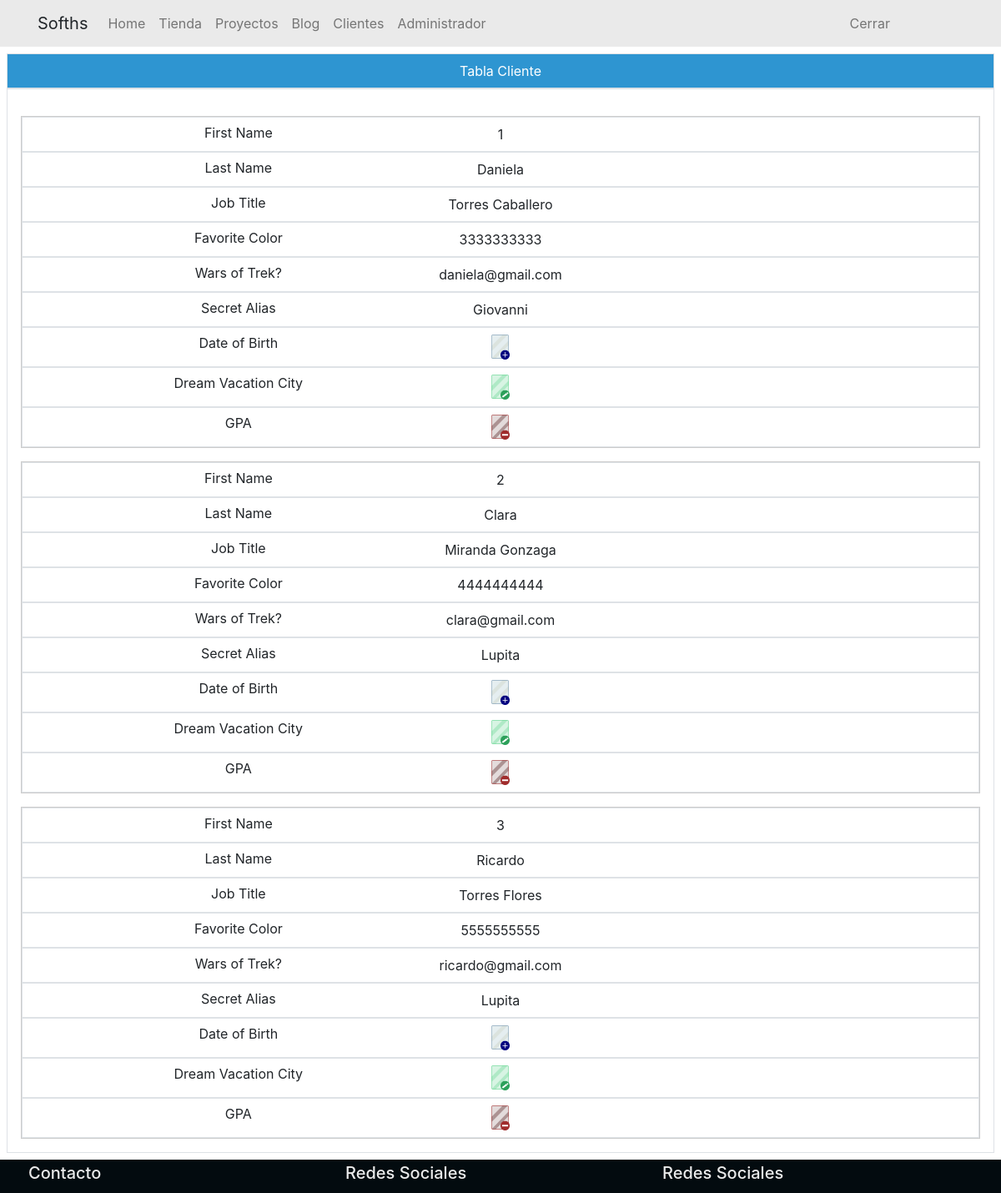
Page /cliente on the committed database.
### tables this page shows
CREATE TABLE cliente (
    clienteDNI INT NOT NULL AUTO_INCREMENT ,
    adminDNI INT ,
    cl_nombre VARCHAR (40) NOT NULL ,
    cl_apellidos VARCHAR (80) NOT NULL ,
    cl_usuario VARCHAR (30) NOT NULL ,
    cl_password VARCHAR (30) NOT NULL ,
    cl_edad INT ,
    cl_rfc VARCHAR (20) ,
    cl_telefono VARCHAR (10) NOT NULL ,
    cl_mail VARCHAR (50) NOT NULL ,   
    cl_mensaje TEXT (350) NOT NULL , 
    cl_direccion VARCHAR (100) ,
    cl_cp INT ,
    razon_social VARCHAR (110) ,
    sello_digital TEXT (150) ,
    PRIMARY KEY (clienteDNI) ,
    FOREIGN KEY (adminDNI) REFERENCES administrador (adminDNI) ON UPDATE CASCADE ON DELETE CASCADE
);

CREATE TABLE administrador (
    adminDNI INT NOT NULL AUTO_INCREMENT ,
    ad_nombre VARCHAR (40) NOT NULL ,
    ad_apellidos VARCHAR (80) NOT NULL ,
    ad_edad INT NOT NULL ,
    ad_rfc VARCHAR (20) NOT NULL ,
    ad_telefono VARCHAR (10) NOT NULL ,
    ad_mail VARCHAR (50) NOT NULL ,    
    ad_direccion VARCHAR (100) NOT NULL ,
    ad_cp INT NOT NULL ,
    PRIMARY KEY (adminDNI)
);

### controllers/ViewsController.php (called while the page is built, shortened)
<?php
class ViewsController {
    private static $views_path = "./views/" ;
    public function view ($route) {
        require_once (self::$views_path."header.php") ;
        require_once (self::$views_path.$route.".php") ;
        require_once (self::$views_path."footer.php") ;
    }
}

### index.php (called while the page is built, shortened)
<?php
require_once ("./controllers/Autoload.php") ;
$route = isset ($_GET["r"]) ? $_GET["r"] : "home" ;
$router = new Router ($route) ;

### controllers/Autoload.php (called while the page is built, shortened)
<?php
class Autoload {
    public function __construct () {
        spl_autoload_register (function ($class_name) {
            $controllers_path = "./controllers/".$class_name.".php" ;
            $models_path = "./models/".$class_name.".php" ;
        }) ;
    }
}

### getters/get-cliente.php (called while the page is built)
<?php
$clientecontroller = new ClienteController () ;
$c = "" ;
$objectCliente = $clientecontroller->getCliente ($cliente = $c) ;

### controllers/ClienteController.php (called while the page is built, shortened)
<?php
class ClienteController {
    private $clientemodel ;
	public function __construct () {
		$this->clientemodel = new ClienteModel () ;
	}
	public function getCliente ($cliente = "") {
		return $this->clientemodel->get ($cliente = "") ;
	}
}

### models/connection.php (called while the page is built, shortened)
<?php
abstract class Connection {
    private static $database_host = "localhost" ;
    private static $database_user = "root" ;
    private static $database_pass = "" ;
    private static $database_name = "sofths" ;
    private static $database_char = "utf8" ;
    private $connected ;
    protected $query ;
    protected $rows = array () ;
    private function open_database () {
        $this->connected = new mysqli (
            self::$database_host ,
            self::$database_user ,
            self::$database_pass ,
            self::$database_name
        ) ;
        $this->connected->set_charset (
            self::$database_char
        ) ;
    }
    protected function get_query () {
        $result = $this->connected->query ($this->query) ;
        while ($this->rows [] = $result->fetch_assoc ()) ;
        return array_pop ($this->rows) ;
    }
}

### models/ClienteModel.php (called while the page is built, shortened)
<?php
class ClienteModel extends Connection {
	public function get ($cliente = "") {
		$this->query = ($cliente != "") ? "SELECT * FROM cliente AS cl
										   INNER JOIN administrador AS ad
										   ON cl.adminDNI = ad.adminDNI
										   WHERE clienteDNI = '$cliente'"
										: "SELECT * FROM cliente AS cl
										   INNER JOIN administrador AS ad
										   ON cl.adminDNI = ad.adminDNI" ;
		$this->get_query () ;
		foreach ($this->rows as $key => $value) {
			$data[$key] = $value ;
		}
		return $data ;
	}
}

### views/cliente.php (the view, shortened to what this page needs)
<?php require_once ("./getters/get-cliente.php") ; ?>
<div class="bg-white p-5p-0">
    <div class="bg-3 text-center text-white border p-2">Tabla Cliente</div>
    <div class="bg-white border p-3">
        <table class="width-complete">
            <tbody>
                <?php
                for ($i=0; $i <= 2 ; $i++) {
                ?>
                <tr>
                    <td class="border text-center xx-small p-2p-0"><?php print $objectCliente[$i]["clienteDNI"]?></td>
                    <td class="border text-center xx-small p-2p-0"><?php print $objectCliente[$i]["cl_nombre"]?></td>
                    <td class="border text-center xx-small p-2p-0"><?php print $objectCliente[$i]["cl_apellidos"]?></td>
                    <td class="border text-center xx-small p-2p-0"><?php print $objectCliente[$i]["cl_telefono"]?></td>
                    <td class="border text-center xx-small p-2p-0"><?php print $objectCliente[$i]["cl_mail"]?></td>
                    <td class="border text-center xx-small p-2p-0"><?php print $objectCliente[$i]["ad_nombre"]?></td>
                    <td class="border text-center xx-small p-2p-0"><a href="#"><img src="http://localhost/images/nuevo.png" height="30" alt=""></a></td>
                    <td class="border text-center xx-small p-2p-0"><a href="#"><img src="http://localhost/images/editar.png" height="30" alt=""></a></td>
                    <td class="border text-center xx-small p-2p-0"><a href="#"><img src="http://localhost/images/eliminar.png" height="30" alt=""></a></td>
                </tr>
                <?php
                }
                ?>
            </tbody>
        </table>
    </div>
</div>

### controllers/Router.php (shortened to what this page needs)
<?php
class Router {
    public function __construct ($route) {
        $viewscontroller = new ViewsController () ;
        $divide = explode ("/", $route) ;
        if (isset ($divide [1])) {
            if ($divide [1] == "detail") {
                $viewscontroller -> view ("detail") ;
            } else {
                $viewscontroller -> view ("error404") ;
            }
        } elseif (isset ($divide [0])) {
            if ($divide [0] == "home") {
                $viewscontroller -> view ("home") ;
            } elseif ($divide [0] == "blog")
            {
                $viewscontroller -> view ("blog") ;
            } elseif ($divide [0] == "administrador")
            {
                $viewscontroller -> view ("administrador") ;
            } elseif ($divide [0] == "cliente")
            {
                $viewscontroller -> view ("cliente") ;
            } elseif ($divide [0] == "tienda")
            {
                $viewscontroller -> view ("tienda") ;
            } else {
                $viewscontroller -> view ("error404") ;
            }
        }
    }
}

### views/header.php (shortened to what this page needs)
<!DOCTYPE html>
<html lang="en">
<head>
    <link rel="stylesheet" type="text/css" href="http://localhost/public/bootstrap-4.3.1-dist/css/bootstrap.min.css">
    <link rel="stylesheet" href="http://localhost/public/css/style.css">
</head>
<body>
    <nav class="navbar principal navbar-expand-lg navbar-light bg-1">
		<div class="container justify_content_center">
			<a class="navbar-brand">Sofths</a>
			<div class="collapse navbar-collapse" id="navbarSupportedContent">
				<ul class="navbar-nav mr-auto">
					<li class="nav-item"><a href="/" class="nav-link">Home</a></li>
					<li class="nav-item"><a href="http://localhost/tienda" class="nav-link">Tienda</a></li>
					<li class="nav-item"><a href="http://localhost/blog" class="nav-link">Proyectos</a></li>
					<li class="nav-item"><a href="http://localhost/blog" class="nav-link">Blog</a></li>
					<li class="nav-item"><a href="http://localhost/cliente" class="nav-link">Clientes</a></li>
					<li class="nav-item"><a href="http://localhost/administrador" class="nav-link">Administrador</a></li>
					<li class="nav-item"><div class="col-md-12 borde"></div></li>
					<li class="nav-item"><div class="col-md-12 borde"></div></li>
					<li class="nav-item"><div class="col-md-12 borde"></div></li>
					<li class="nav-item"><div class="col-md-12 borde"></div></li>
					<li class="nav-item"><div class="col-md-12 borde"></div></li>
					<li class="nav-item"><div class="col-md-12 borde"></div></li>
					<li class="nav-item"><div class="col-md-12 borde"></div></li>
					<li class="nav-item"><div class="col-md-12 borde"></div></li>
					<li class="nav-item"><div class="col-md-12 borde"></div></li>
					<li class="nav-item"><div class="col-md-12 borde"></div></li>
					<li class="nav-item"><div class="col-md-12 borde"></div></li>
					<li class="nav-item"><div class="col-md-12 borde"></div></li>
					<li class="nav-item"><div class="col-md-12 borde"></div></li>
					<li class="nav-item"><div class="col-md-12 borde"></div></li>
					<li class="nav-item"><a href="http://localhost/blog" class="nav-link">Cerrar</a></li>
				</ul>
			</div>
		</div>
	</nav>

### views/footer.php (shortened to what this page needs)
<div class="bg-dark">
    <div class="container">
        <div class="row">
            <div class="col-md-4 text-1 p-1">
                <h5>Contacto</h5>
            </div>
            <div class="col-md-4 text-1 p-1">
                <h5>Redes Sociales</h5>
            </div>
            <div class="col-md-4 text-1 p-1">
                <h5>Redes Sociales</h5>
            </div>
        </div>
    </div>
</div>
</body>
</html>

### public/css/style.css (style rules this page uses)
.bg-1 { background-color: #EAEAEA!important ; }
.bg-3 { background-color: #2E95D1!important ; }
.bg-dark { background-color: #030B0F!important ; }
.text-1 { color: #EAEAEA!important ; }
table.width-complete { width: 100%; }
@media only screen and (min-width: 911px) { .p-2p-0 { padding: .5rem!important; } }
@media only screen and (min-width: 911px) { .p-5p-0 { padding: .5rem!important; } }
table { width: 100%; border-collapse: collapse; }
tr:nth-of-type(odd) { background: #fff; }
td, th { padding: 6px; border: 1px solid #000; text-align: left; }
@media only screen and (max-width: 911px),
  (min-device-width: 768px) and (max-device-width: 1024px) { table, thead, tbody, th, td, tr { display: block; } }
@media only screen and (max-width: 911px),
  (min-device-width: 768px) and (max-device-width: 1024px) { tr { border: 1px solid #ccc; margin-top: 1rem ; } }
@media only screen and (max-width: 911px),
  (min-device-width: 768px) and (max-device-width: 1024px) { td { border: none; border-bottom: 1px solid #eee; position: relative; padding-left: 50%; } }
@media only screen and (max-width: 911px),
  (min-device-width: 768px) and (max-device-width: 1024px) { td:before { position: absolute; top: 6px; left: 6px; width: 45%; padding-right: 10px; white-space: nowrap; } }
@media only screen and (max-width: 911px),
  (min-device-width: 768px) and (max-device-width: 1024px) { td:nth-of-type(1):before { content: "First Name"; } }
@media only screen and (max-width: 911px),
  (min-device-width: 768px) and (max-device-width: 1024px) { td:nth-of-type(2):before { content: "Last Name"; } }
@media only screen and (max-width: 911px),
  (min-device-width: 768px) and (max-device-width: 1024px) { td:nth-of-type(3):before { content: "Job Title"; } }
@media only screen and (max-width: 911px),
  (min-device-width: 768px) and (max-device-width: 1024px) { td:nth-of-type(4):before { content: "Favorite Color"; } }
@media only screen and (max-width: 911px),
  (min-device-width: 768px) and (max-device-width: 1024px) { td:nth-of-type(5):before { content: "Wars of Trek?"; } }
@media only screen and (max-width: 911px),
  (min-device-width: 768px) and (max-device-width: 1024px) { td:nth-of-type(6):before { content: "Secret Alias"; } }
@media only screen and (max-width: 911px),
  (min-device-width: 768px) and (max-device-width: 1024px) { td:nth-of-type(7):before { content: "Date of Birth"; } }
@media only screen and (max-width: 911px),
  (min-device-width: 768px) and (max-device-width: 1024px) { td:nth-of-type(8):before { content: "Dream Vacation City"; } }
@media only screen and (max-width: 911px),
  (min-device-width: 768px) and (max-device-width: 1024px) { td:nth-of-type(9):before { content: "GPA"; } }

### rows in the picture
cliente: clienteDNI "1", cl_nombre "Daniela", cl_apellidos "Torres Caballero", cl_telefono "3333333333", cl_mail "daniela@gmail.com", adminDNI.ad_nombre "Giovanni"
cliente: clienteDNI "2", cl_nombre "Clara", cl_apellidos "Miranda Gonzaga", cl_telefono "4444444444", cl_mail "clara@gmail.com", adminDNI.ad_nombre "Lupita"
cliente: clienteDNI "3", cl_nombre "Ricardo", cl_apellidos "Torres Flores", cl_telefono "5555555555", cl_mail "ricardo@gmail.com", adminDNI.ad_nombre "Lupita"
